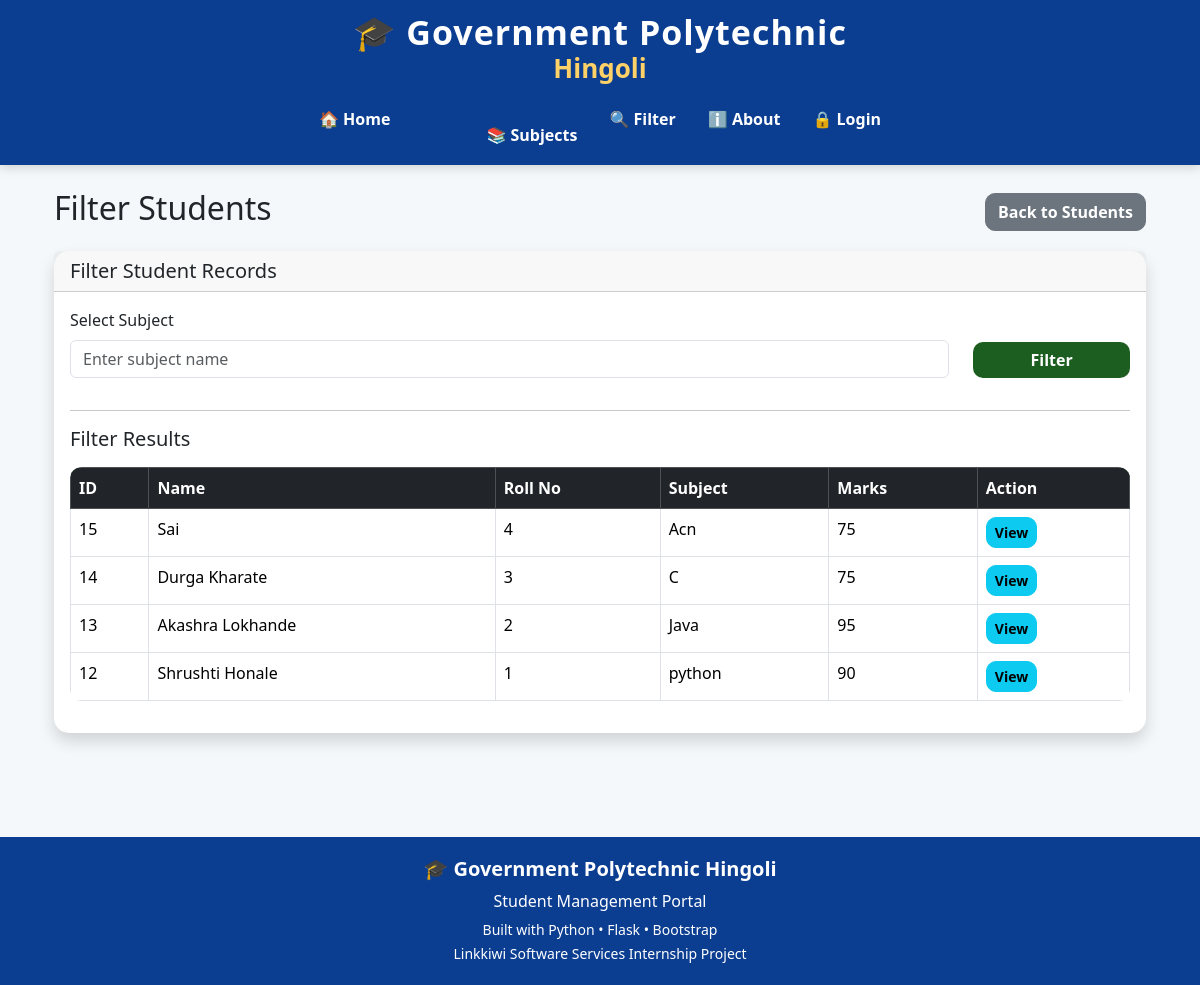
The app's page /filter with its own data.
### tables this page shows
CREATE TABLE students (
            id INTEGER PRIMARY KEY AUTOINCREMENT,
            name TEXT NOT NULL,
            roll INTEGER NOT NULL,
            marks INTEGER NOT NULL,
            subject TEXT NOT NULL,
            attendance INTEGER DEFAULT 0
        );

### app.py (the view)
@app.route("/filter")
def filter_students():
    subject = request.args.get("subject", "")
    grade = request.args.get("grade", "")
    conn = get_db()
    subjects = conn.execute("""
        SELECT DISTINCT subject
        FROM students
        WHERE subject IS NOT NULL
        ORDER BY subject
    """).fetchall()
    query = "SELECT * FROM students WHERE 1=1"
    params = []
    if subject:
        query += " AND subject=?"
        params.append(subject)
    if grade == "excellent":
        query += " AND marks>=90"
    elif grade == "good":
        query += " AND marks>=75 AND marks<90"
    elif grade == "average":
        query += " AND marks>=60 AND marks<75"
    elif grade == "poor":
        query += " AND marks<45"
    query += " ORDER BY id DESC"
    students = conn.execute(
        query,
        params
    ).fetchall()
    conn.close()
    return render_template(
        "filter.html",
        students=students,
        subjects=subjects,
        selected_subject=subject,
        selected_grade=grade
    )

### database.py (called while the page is built)
def get_db():
    conn = sqlite3.connect(DB_PATH)
    conn.row_factory = sqlite3.Row
    return conn

### templates/filter.html (shortened to what this page needs)
{% extends "base.html" %}
{% block content %}
<div class="container mt-4">
    <div class="d-flex justify-content-between align-items-center mb-3">
        <h2>
            Filter Students
        </h2>
        <a href="/students" class="btn btn-secondary">
            Back to Students
        </a>
    </div>
    <div class="card shadow">
        <div class="card-header">
            <h5 class="mb-0">
                Filter Student Records
            </h5>
        </div>
        <div class="card-body">
            <form method="POST" action="/filter">
                <div class="row">
                    <div class="col-md-10 mb-3">
                        <label class="form-label">
                            Select Subject
                        </label>
                        <input
                            type="text"
                            name="subject"
                            class="form-control"
                            placeholder="Enter subject name"
                            required>
                    </div>
                    <div class="col-md-2 mb-3 d-flex align-items-end">
                        <button
                            type="submit"
                            class="btn btn-primary w-100">
                            Filter
                        </button>
                    </div>
                </div>
            </form>
            <hr>
            <h5 class="mb-3">
                Filter Results
            </h5>
            <div class="table-responsive">
                <table class="table table-bordered table-hover">
                    <thead class="table-dark">
                        <tr>
                            <th>
                                ID
                            </th>
                            <th>
                                Name
                            </th>
                            <th>
                                Roll No
                            </th>
                            <th>
                                Subject
                            </th>
                            <th>
                                Marks
                            </th>
                            <th>
                                Action
                            </th>
                        </tr>
                    </thead>
                    <tbody>
                    {% for student in students %}
                        <tr>
                            <td>
                                {{ student['id'] }}
                            </td>
                            <td>
                                {{ student['name'] }}
                            </td>
                            <td>
                                {{ student['roll'] }}
                            </td>
                            <td>
                                {{ student['subject'] }}
                            </td>
                            <td>
                                {{ student['marks'] }}
                            </td>
                            <td>
                                <a href="/detail/{{ student['id'] }}"
                                   class="btn btn-info btn-sm">
                                    View
                                </a>
                            </td>
                        </tr>
                    {% endfor %}
                    </tbody>
                </table>
            </div>
        </div>
    </div>
</div>
{% endblock %}

### templates/base.html (style rules this page uses)
body { font-family:"Segoe UI",sans-serif; background:#f4f8fb; margin:0; padding:0; }
.container { min-height:75vh; }
.card { border:none; border-radius:15px; box-shadow:0 4px 15px rgba(0,0,0,.08); transition:.3s; }
.btn { border-radius:10px; font-weight:600; }
.btn-primary { background:#1b5e20; border:none; }
.table { background:white; border-radius:12px; overflow:hidden; }
.table thead { background:#1b5e20; color:white; }

### records on screen
students: id "15", name "Sai", roll "4", subject "Acn", marks "75"
students: id "14", name "Durga Kharate", roll "3", subject "C", marks "75"
students: id "13", name "Akashra Lokhande", roll "2", subject "Java", marks "95"
students: id "12", name "Shrushti Honale", roll "1", subject "python", marks "90"
